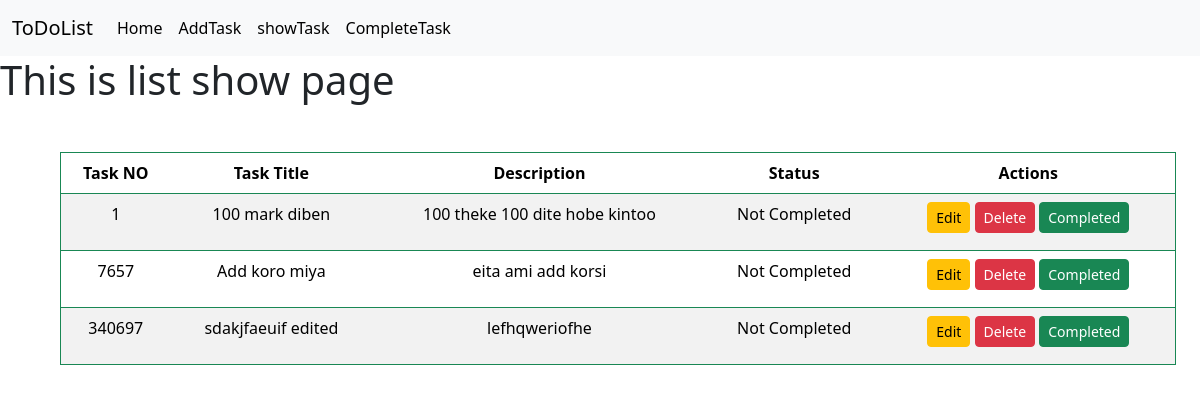
Page /showTask/ on the committed database.
### firstApp/models.py (models this page shows)
class taskModel(models.Model):
    taskNo = models.IntegerField(primary_key=True)
    taskTitle = models.CharField(max_length=40);
    taskDescription = models.CharField(max_length=100);
    is_completed = models.BooleanField()
    def __str__(self):
        return self.taskTitle

### firstApp/views.py (the view)
# urls.py: path('showTask/',views.showTask, name = "showTask"),
def showTask(request):
    task = models.taskModel.objects.all()
    print(task)
    return render(request, 'show-task.html',{'data' : task})

### firstApp/templates/show-task.html
{% extends 'home.html' %}
{% load crispy_forms_tags %}
{% block content %}
    <h1> This is list show page</h1>
    <div class = "container m-5 text-center">
        {% if  data%}
          <table class="table table-striped border border-success">
              <thead>
                <tr>
                  <th scope="col">Task NO</th>
                  <th scope="col">Task Title</th>
                  <th scope="col">Description</th>
                  <th scope="col">Status</th>
                  <th scope="col">Actions</th>
                </tr>
              </thead>
              <tbody>
                  {% for i in data  %}
                     {% if not i.is_completed %}
                     <tr>
                        <td>{{i.taskNo}}</td>
                        <td>{{i.taskTitle}}</td>
                        <td>{{i.taskDescription}}</td>
                        <td>
                          {% if i.is_completed %}
                              <p>Completed</p>
                          {% else %}
                              <p>Not Completed</p>
                          {% endif %}
                        </td>
                        <td>
                          <a href = "{% url 'EditTask' id=i.taskNo  %}" class = "btn btn-warning btn-sm" type="button">Edit</a>
                          <a href = "{% url 'DeleteTask' id=i.taskNo  %}" class = "btn btn-danger btn-sm" type="button">Delete</a>
                          <a href = "{% url 'completeTask' id=i.taskNo  %}" class = "btn btn-success btn-sm" type="button">Completed</a>
                        </td>
                    </tr>
                     {% endif %}
                  {% endfor %}
              </tbody>
            </table>
            {% else %}
            <h1>No data for show</h1>
            {% endif %}
      </div>
{% endblock  %}

### firstApp/templates/home.html (shortened to what this page needs)
<!doctype html>
<html lang="en">
  <head>
    <link href="https://cdn.jsdelivr.net/npm/bootstrap@5.3.1/dist/css/bootstrap.min.css" rel="stylesheet">
  </head>
  <body>
    <nav class="navbar navbar-expand-lg bg-body-tertiary">
        <div class="container-fluid">
          <a class="navbar-brand" href="#">ToDoList</a>
          <div class="collapse navbar-collapse" id="navbarNav">
            <ul class="navbar-nav">
              <li class="nav-item">
                <a class="nav-link active" aria-current="page" href="{% url 'homePage' %}">Home</a>
              </li>
              <li class="nav-item">
                <a class="nav-link active" aria-current="page" href="{% url 'addTask' %}">AddTask</a>
              </li>
              <li class="nav-item">
                <a class="nav-link active" aria-current="page" href="{% url 'showTask' %}">showTask</a>
              </li>
              <li class="nav-item">
                <a class="nav-link active" aria-current="page" href="{% url 'completeTasks' %}">CompleteTask</a>
              </li>
            </ul>
          </div>
        </div>
      </nav>
    {% block content %}{% endblock  %}
  </body>
</html>

### rows in the picture
taskModel: taskNo "1", taskTitle "100 mark diben", taskDescription "100 theke 100 dite hobe kintoo", is_completed "Not Completed"
taskModel: taskNo "7657", taskTitle "Add koro miya", taskDescription "eita ami add korsi", is_completed "Not Completed"
taskModel: taskNo "340697", taskTitle "sdakjfaeuif edited", taskDescription "lefhqweriofhe", is_completed "Not Completed"
